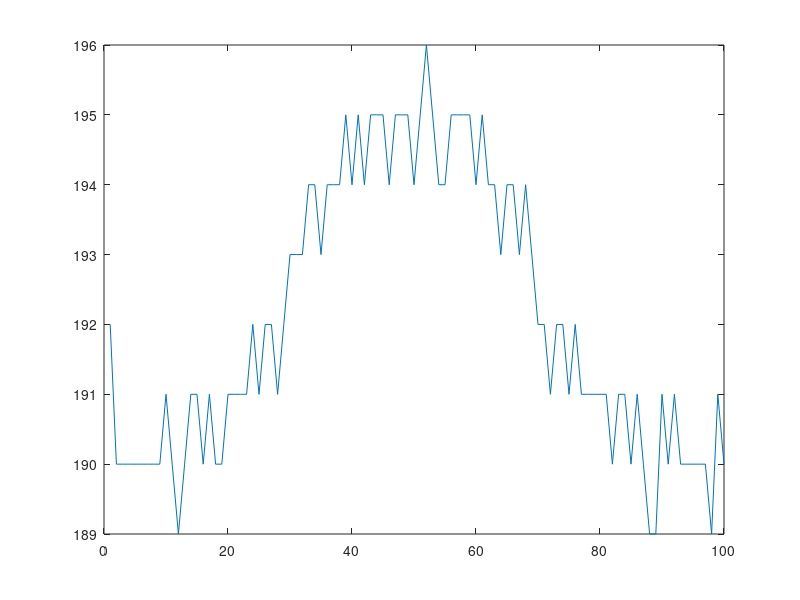
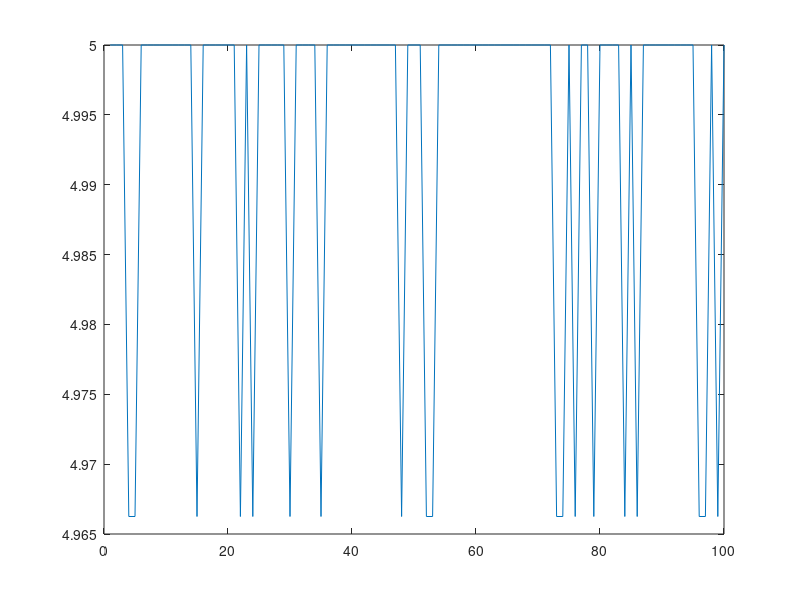

MATLAB code for these plots, in order:
clear all;

numCA3 = 100;

%parameters from izzynet code
aa = 0.02;
bb = 0.2;
cc = -65;
dd = 8;

% STDP lists for LTD and LTP weight changes
LTP = 0;    % from CA3 to CA1 neurons
LTD = zeros(1,numCA3);    % from CA3 to CA1 neurons

% STDP parameters
%A_plus = 0.1;
A_plus = 0.05;
A_minus = -0.105;
t_plus = 20;
t_minus = 20;

wmin = 0;
wmax = 5.0;

sigma=3;
maxCurrent = 30;

%CA1 neuron
v1 = cc;
u1 = bb*v1;

numFirings = zeros(1,100);


gaussWeights = normpdf(1:100,50,18);
gaussWeights = gaussWeights*(1/max(gaussWeights));
gaussWeights = gaussWeights*2;

%strength = 2*rand(1,numCA3);
strength = gaussWeights;

for step = 1:100
    
    %I1 = gaussWeights(step)*10;
   
    for t = 1:1000
        
        %CA1 neuron current
        % adds strengths of ones that fired
        I1 = strength(step)*20;
        
        
        %CA1 neuron voltage
        if(v1>=30)
            v1 = cc;
            u1 = u1+dd;
            numFirings(step) = numFirings(step)+1;
            
            % if neuron i is excitatory
            % 1)    apply LTP for weights that connect to neuron i 
            %       (i.e., the neurons that fired prior to i)  
            % 2)    apply LTD for weights from neuron i 
            %       (i.e., the neurons that i fired before) 
            % 3)    set the max LTP for  weights that connect from neuron i
            % 4)    set the max LTD for weights that connect to neuron i

            
            strength(step) = max(wmin,strength(step) + LTD(step)); % LTD to weights that connect to all exc from i
            LTD(step) = A_minus;  % set max LTD to i from all exc
            
        end
        
        strength(step) = min(wmax,strength(step) + LTP); % LTP to weights that connect to i from all exc 
        LTP = A_plus;   % set max LTP to all exc from i
        
        v1=v1+0.5*(0.04*v1^2+5*v1+140-u1+I1);
        v1=v1+0.5*(0.04*v1^2+5*v1+140-u1+I1);
        u1=u1+aa*(bb*v1-u1);
        
        
        
        % exponentially decay LTD and LTP based on time constants
        LTP = LTP - LTP/t_plus;
        LTD = LTD - LTD/t_minus;
        
    end
    
    
    
end

figure
plot(numFirings)

figure
plot(strength)
